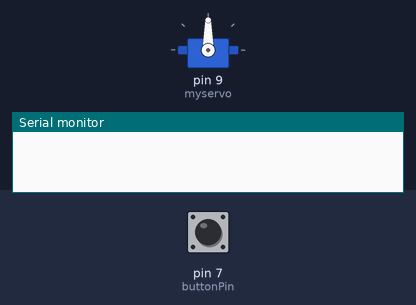
The sketch below on a simulated Arduino Uno, built with avr-gcc and run on an emulated ATmega328P. Parts: servo, the last lines printed to the serial monitor. The inputs (shaded band) are chosen by the test bench; at power-on: pin 7 (buttonPin) HIGH.

Above: at 1.2 s.
1.3 s: pin 7 (buttonPin) pulled LOW for 0.15 s
2.9 s: pin 7 (buttonPin) pulsed LOW 5 times (0.12 s each, 0.3 s apart)
At 4.07 s:
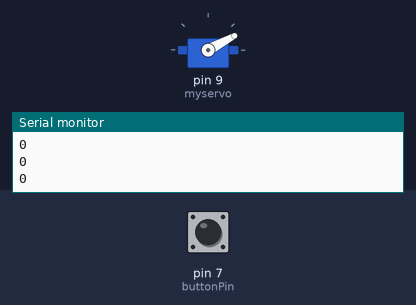
At 10.3 s:
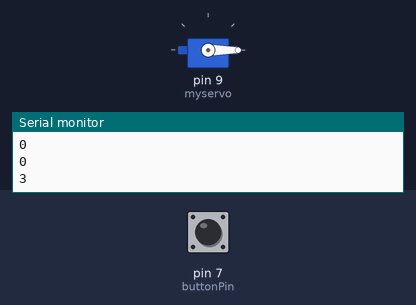
Timing chart, 0 to 11.8 s (numbered marks = the images above; inputs shaded):
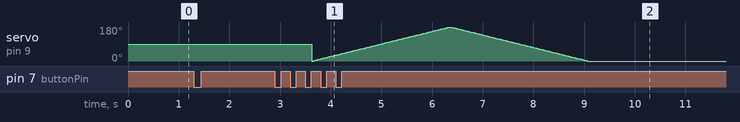

The sketch:

midar.ino
```cpp
#include <Servo.h>

Servo myservo;
int sensorVal=0;
int sensorPin=A0;

int buttonPin=7;
int buttonState=0;
int debounceDelay=15;


int pos=0;
void setup() {

  Serial.begin(9600);
  pinMode(buttonPin,INPUT_PULLUP);
   myservo.attach(9);
}


void loop() {
  int oldButtonVal = digitalRead(buttonPin);

  delay(debounceDelay);
  int newButtonVal = digitalRead(buttonPin);
//   Serial.print("This is");
//      Serial.println(newButtonVal);
  //see if the values are different
  if (newButtonVal == LOW){
    Serial.println(0);
  }
  if (oldButtonVal != newButtonVal) {
     if (newButtonVal == HIGH) {
       buttonState++;

      if (buttonState >3) {
        buttonState = 1;
      }
     else if(buttonState==3){
        for (pos = 0; pos <= 180; pos += 1) { // goes from 0 degrees to 180 degrees
            // in steps of 1 degree
            myservo.write(pos);              // tell servo to go to position in variable 'pos'
            delay(15);                       // waits 15ms for the servo to reach the position
        }
        for (pos = 180; pos >= 0; pos -= 1) { // goes from 180 degrees to 0 degrees
            myservo.write(pos);              // tell servo to go to position in variable 'pos'
            delay(15);                       // waits 15ms for the servo to reach the position
        }
      }
    } else {
    }
      Serial.println(buttonState);


    }
  }
```
